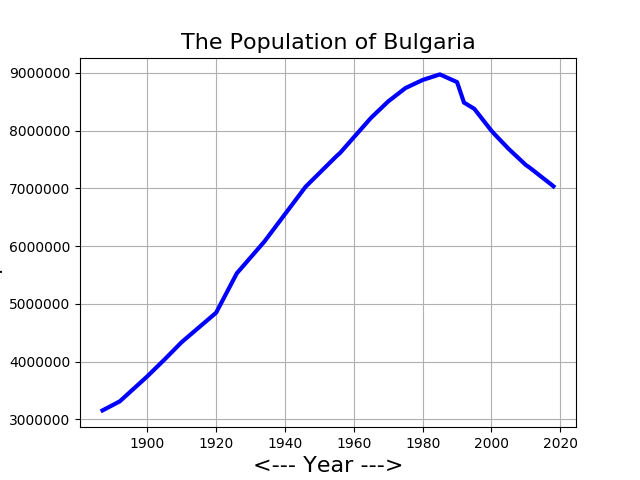

Source code (Python):
#! /usr/bin/env python3
#
def bulgaria_plot ( ):

#*****************************************************************************80
#
## bulgaria_plot plots the population of Bulgaria over time.
#
#  Licensing:
#
#    This code is distributed under the GNU LGPL license.
#
#  Modified:
#
#    24 April 2019
#
#  Author:
#
#    John Burkardt
#
  import matplotlib.pyplot as plt
  import numpy as np
  import platform

  print ( '' )
  print ( 'bulgaria_plot:' )
  print ( '  Python version: %s' % ( platform.python_version ( ) ) )
  print ( '  Plot the population of Bulgaria over time.' )
#
#  Read the pairs "Year, Population" from the file.
#
  filename = 'bulgaria_data.txt'
  data = np.loadtxt ( filename )
#
#  Split data into separate year and population vectors.
#
  year = data[:,0]
  population = data[:,1]
#
#  Plot the data.
#
  plt.plot ( year, population, linewidth = 3, color = 'b' )
  plt.grid ( True )
  plt.xlabel ( '<--- Year --->', fontsize = 16 )
  plt.ylabel ( '<--- Population --->', fontsize = 16 )
  plt.title ( 'The Population of Bulgaria', fontsize = 16 )
#
#  Save the plot as a file.
#
  filename = 'bulgaria_plot.png'
  plt.savefig ( filename )
  print ( '' )
  print ( '  Graphics saved as "%s"' % ( filename ) )
#
#  Display the plot.
#
  plt.show ( block = False )
  plt.clf ( )
#
#  Terminate.
#
  print ( '' )
  print ( 'bulgaria_plot' )
  print ( '  Normal end of execution.' )
  return

if ( __name__ == '__main__' ):
  from timestamp import timestamp
  timestamp ( )
  bulgaria_plot ( )
  timestamp ( )
 
